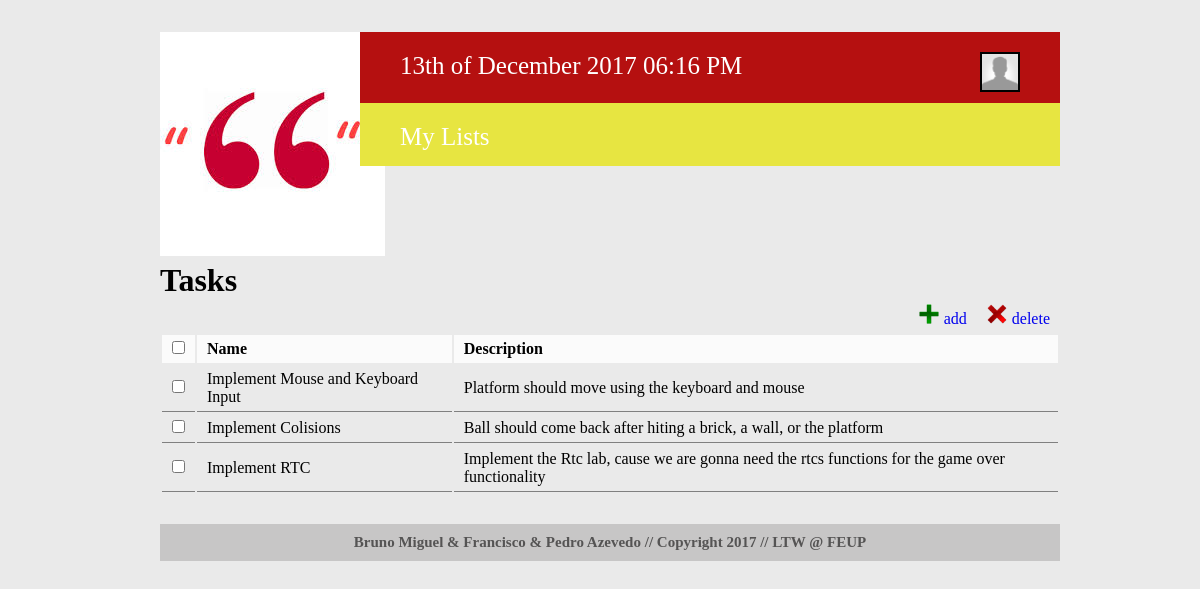
Page /tasks.php?id=2 (signed in) on the earlier database version.
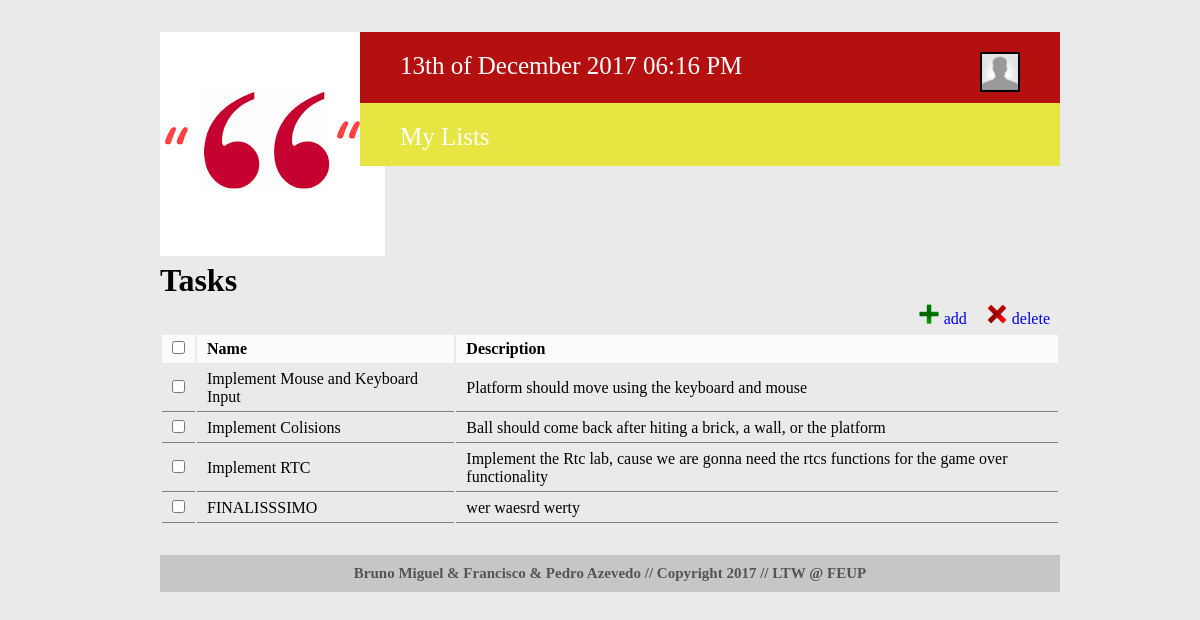
Same page on the later database version.
### tables this page shows
CREATE TABLE taskLists (
  task_id INTEGER REFERENCES tasks,
  list_id INTEGER REFERENCES lists,
  
  PRIMARY KEY (task_id, list_id)
);

CREATE TABLE tasks (
	task_id 			INTEGER PRIMARY KEY AUTOINCREMENT,
	task_name 			VARCHAR(50) NOT NULL,
	task_description	VARCHAR(500),
	task_completed		INTEGER NOT NULL, /*0 not completed 1 completed (false,true)*/
	limit_day			INTEGER NOT NULL,
	limit_month			INTEGER NOT NULL,
	limit_year			INTEGER NOT NULL
);

### tasks.php (called while the page is built, shortened)
<?php
$task_section = "tasks";
include_once('./templates/html_header.php');
include_once('./templates/html_tasks.php');
include_once('./templates/html_footer.php');
?>

### database/db.php (called while the page is built, shortened)
<?php
    class Database {
        private $database;
        public function __construct($sqlite_file_path) {
            try {
                $this->base_path = $_SERVER['SERVER_NAME'] . $_SERVER['PHP_SELF'];
                $this->database = new PDO('sqlite:' . $sqlite_file_path);
                $this->database->setAttribute(PDO::ATTR_ERRMODE, PDO::ERRMODE_EXCEPTION);
            }
            catch (PDOException $e) {
                echo 'Connection to database failed: ' . $e->getMessage();
            }
        }
		public function getTaskFromTaskId($task_id)
        {
            $statement = $this->database->prepare('SELECT * FROM tasks WHERE task_id= ?');
            $statement->execute(array($task_id));
            return $statement->fetch();
        }
        public function getTasksListsFromListsId($list_id)
        {
            $stmt = $this->database->prepare('SELECT * FROM taskLists WHERE list_id = ?');
            $stmt->execute(array($list_id));
            return $stmt->fetchAll();
        }
    }
?>

### templates/html_tasks.php (the view, shortened to what this page needs)
<?
include_once('./database/db.php');
$db = new Database('./database/helpo.db');
$taskLists = $db->getTasksListsFromListsId($_GET['id']);
?>
<div id="tasks">
<h1>Tasks</h1>
<div id="taskscontent">
    <a href="#"><div class="button" id="delete"><img src="./images/delete-icon.png"/>delete</div></a>
    <a href="#"><div class="button" id="add"><img src="./images/add-icon.png"/>add</div></a>
<form>
  <table class="list taskslist" id="<? echo $task_section; ?>table">
    <tr>
      <td><input class="checkboxcontrol" type="checkbox"/></td>
      <td>Name</td>
	  <td>Description</td>
    </tr><?
    foreach ($taskLists as $taskList) {
	  $task = $db->getTaskFromTaskId($taskList['task_id']);
      echo '<tr>';
      echo '<td><input id="' . $taskList['task_id'] . '" type="checkbox"/></td>';
      echo '<td><a id="' . $task['task_name'] . '" >' . $task['task_name'] .'</a></td>';
	  echo '<td><a id="' . $task['task_description'] . '">' . $task['task_description'] .'</a></td>';
      echo '</tr>';
    }
?></table>
</form>
</div>
</div>

### templates/html_header.php (shortened to what this page needs)
<?php
   require_once('database/db.php');
?>
<!DOCTYPE html>
  <html>
    <head>
      <link rel="stylesheet" href="css/header.css">
    </head>
    <body>
      <div id="header">
        <div id="logo">
          <a href="home.php"><img src="images/logo.jpg" alt="Logo" /></a>
        </div>
        <div id="redLine">
          <?
            echo '<div class="text dateheader">' . date('jS \of F Y h:i A') . '</div>';
            if (isset($_SESSION['loggedin']))
            {
               echo '<div id="usershow"><a href="profile_page.php?id='. $_SESSION['userid'] . '">';
               if ($_SESSION['useravatar'] != NULL) {
                  echo '<img class="mini_avatar" src="' . $_SESSION['useravatar'] . '"/>';
               } else {
                  echo '<img class="mini_avatar" src="./images/default-avatar.png"/>';
               }
               echo '<div class="text">' . $_SESSION['usernickname'] . '</div></a>';
               echo '<div id="usermenu">';
               echo '<a href="./templates/actions/action_logout.php"><p> Log out </p></a></div></div>';
            }else {?>
            <?}?>
        </div>
        <div id="yellowLine">
           <?
                 echo '<a href="todolists.php?id=' . $_SESSION['userid'] .'"><div class="text">My Lists</div></a>';
           ?>
        </div>
      </div>

### templates/html_footer.php (shortened to what this page needs)
    <div id="footer">
      Bruno Miguel & Francisco & Pedro Azevedo // Copyright 2017 // LTW @ FEUP
    </div>
  </body>
</html>

### css/header.css (style rules this page uses)
* { margin: 0px; font-family: Trebuchet MS; }
body { width: 900px; margin: 2em 10em 3em 10em; background-color: #eaeaea; position: relative; }
div#header { height: 200px; padding: 0px; margin-bottom: 30px; }
div#header div.text { font-size: 25px; color: white; padding-top: 20px; padding-left: 10px; padding-right: 30px; }
#logo { margin: 0px; padding-left: 0px; width: 200px; float: left; }
div.dateheader { margin-left: 30px; }
#redLine { background-color: #b51010; float: left; width: 700px; height: 71px; }
div#redLine div.text { float: left; height: 100%; }
#yellowLine { background-color: #e7e541; float: left; width: 700px; height: 63px; }
div#yellowLine div.text { float: left; height: 100%; padding: 20px 8px 0px 10px; }
div#yellowLine a:first-child div.text { margin-left: 30px; }
.button img { height: 20px; margin-right: 5px; }
.button { float: right; padding: 0px 10px; padding-top: 5px; vertical-align: top; }
.list { width: 100%; float: left; margin-top: 5px; }
.list tr td { padding: 5px 10px; }
.list tr:first-child td { font-weight: bold; background-color: rgba(255, 255, 255, 0.8); }
.list tr:not(:first-child) td { border-bottom: 1px gray solid; }
#usershow { font-size: 25px; color: white; padding-top: 20px; padding-left: 10px; padding-right: 30px; float: right; height: 100%; }
img.mini_avatar { width: 36px; position: relative; clip: rect(0px, 40px, 40px, 0px); float: left; border: 2px double black; margin-right: 10px; }
div#footer { width: 900px; float: left; background-color: #c7c6c6; color: #555454; margin-top: 30px; text-align: center; padding: 10px 0px; font-weight: bold; font-size: 15px; }

Differences in the rows shown:
added tasklists: task.task_name "FINALISSSIMO", task.task_description "wer waesrd werty"
